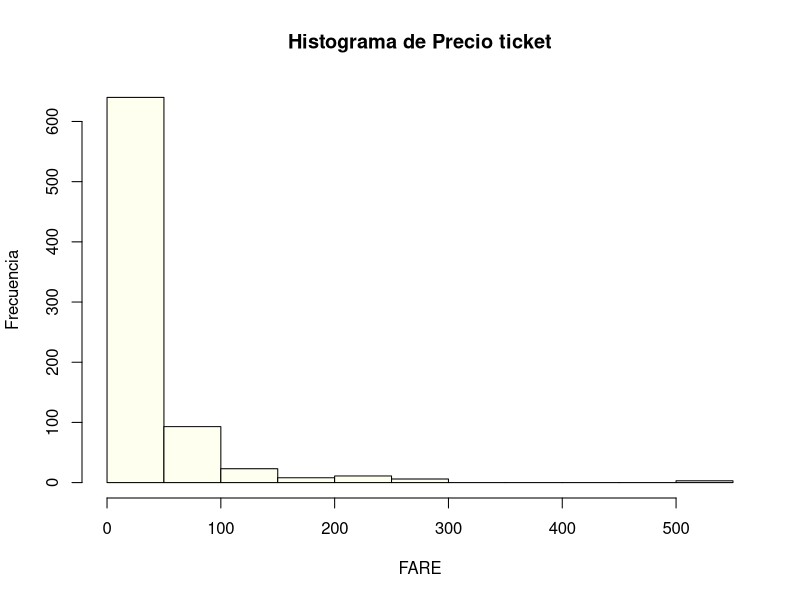
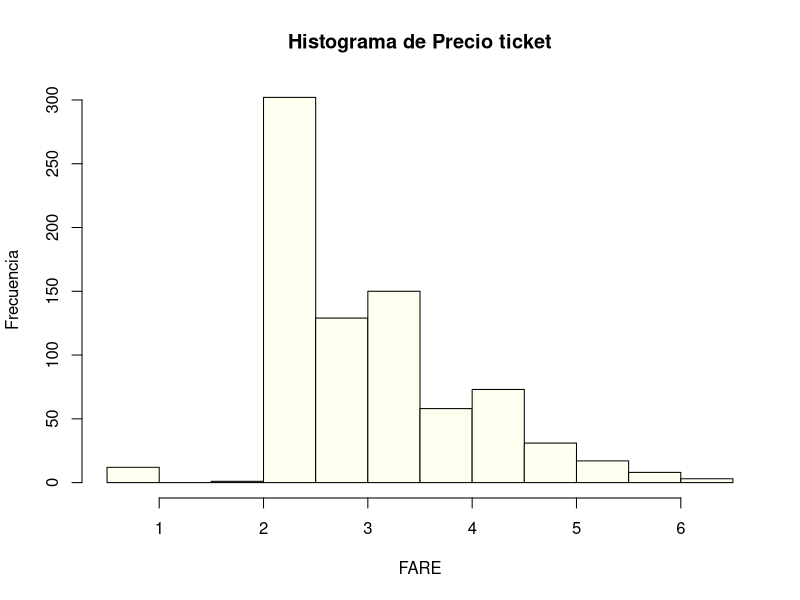
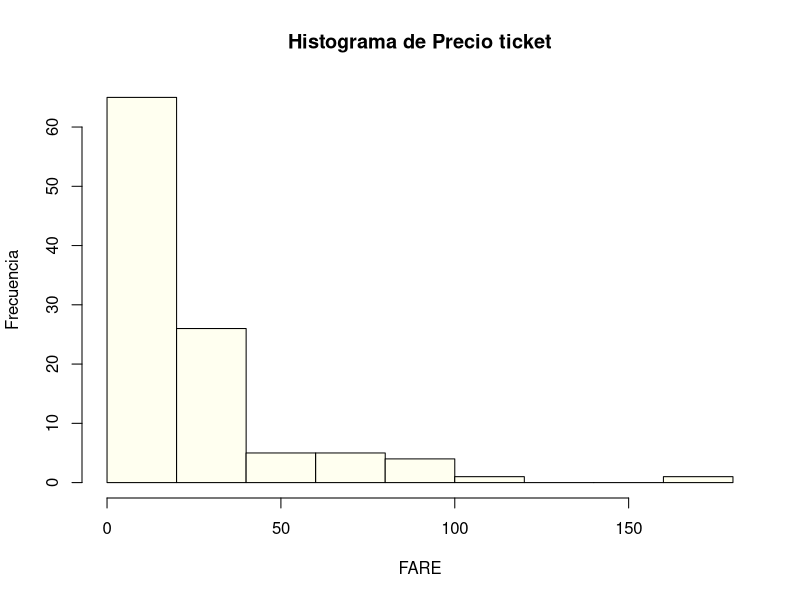
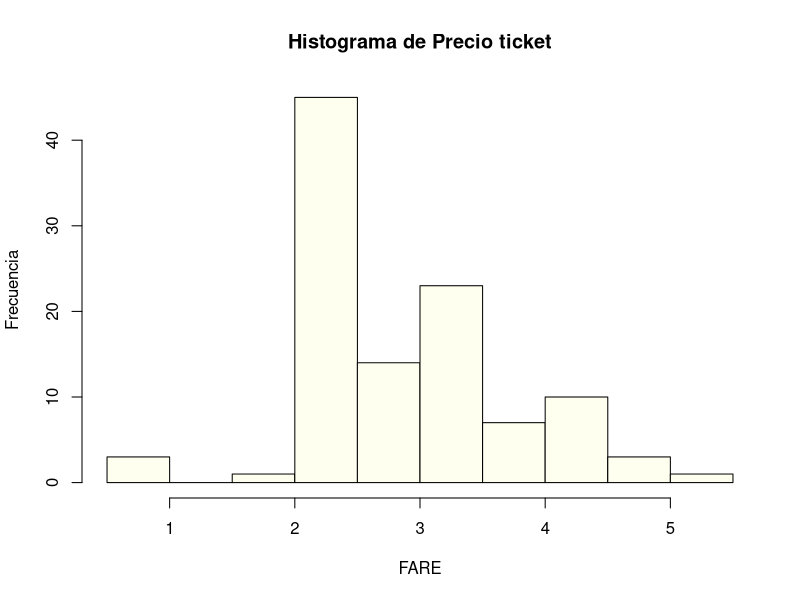

The R source for these figures, in order:
## ---- chunk 1
library(dplyr)
library(ggplot2)
library('corrplot')
library('RColorBrewer')
library(stringr)#para extraer los titulos relevantes de names
library(zoo)#la utilizo para la funcion na.approx() para interpolar los valores faltantes NA de la columna AGE
library(caTools)#la utilizo para la funcion sample.split dividir el cojunto de datos en entrenamiento y prueba
library(caret)

## ---- chunk 2
#importo el conjunto de datos
titanic_data <- read.csv("data_titanic_proyecto.csv")
titanic_data
## ---- chunk 3
summary(titanic_data)
## ---- chunk 4
#limpiar y transformar los datos
titanic_data$Embarked <- as.factor(titanic_data$Embarked)#transformar columna embarked en un factor(variable categorica)
titanic_data$passenger_class <- as.factor(titanic_data$passenger_class)
titanic_data$passenger_sex <- as.factor(titanic_data$passenger_sex)
titanic_data$passenger_survived <- as.integer(titanic_data$passenger_survived == "Y") #comparo cada valor de la columna passenger_survived con "Y" TRUE si valor es igual a "Y" y FALSE "N" con as.integer TRUE pasa a 1 y FALSE pasa a 0

## ---- chunk 5
#extraer los titulos de la columna Name y crear una nueva columna Titulos
titanic_data$Titulos <- str_extract(titanic_data$Name, "(Mrs|Mr|Miss|Master|Don|Dr|Rev|Mme|Ms|Major|Lady|Sir|Mlle|Col|Capt|the Countess)\\.")

#reemplazar valores NA (no coincidentes) con Otro
titanic_data$Titulos[is.na(titanic_data$Titulos)] <- "Otro"

#verificar los cambios realizados
head(titanic_data)
## ---- chunk 6
str(titanic_data)#con esto muestro la estructura interna del data frame
## ---- chunk 7
# creo un conjunto de datos sin columnas innecesarias
titanic_data_clean <- titanic_data %>% select(-Name, -Ticket, -Cabin)
titanic_data_clean
## ---- chunk 8
colSums(is.na(titanic_data_clean))
## ---- chunk 9
#contar la cantidad de valores NA en la columna Age por cada titulo
na_count_by_title <- aggregate(Age ~ Titulos, titanic_data_clean, FUN = function(x) sum(is.na(x)))

#contar cuantos titulos tienen al menos un valor NA en la columna Age
titles_with_na <- sum(na_count_by_title$Age > 0)

#imprimiendo el resultado
print(titles_with_na)

## ---- chunk 10
#creo variables dummy(convertir variables categoricas en variables numericas binarias ) para las variables categoricas
titanic_data_clean <- titanic_data_clean %>%
  mutate(Male = as.integer(passenger_sex == "M"),
         Female = as.integer(passenger_sex == "F"),
         AGE = as.integer(titanic_data_clean$Age),
         Class_Upper = as.integer(passenger_class == "Upper"),
         Class_Middle = as.integer(passenger_class == "Middle"),
         Class_Lower = as.integer(passenger_class == "Lower"),
         Embarked_S = as.integer(Embarked == "S"),
         Embarked_C = as.integer(Embarked == "C"),
         Embarked_Q = as.integer(Embarked == "Q"),
         Fare_i = as.integer(Fare)
         )
titanic_data_clean
## ---- chunk 11
#identificar el titulo que tiene valores NA en la columna AGE
na_titles <- unique(titanic_data_clean$Titulos[is.na(titanic_data_clean$AGE)])


for (title in na_titles) {
  average_age <- mean(titanic_data_clean$AGE[titanic_data_clean$Titulos == title & !is.na(titanic_data_clean$AGE)], na.rm = TRUE)
  titanic_data_clean$AGE[titanic_data_clean$Titulos == title & is.na(titanic_data_clean$AGE)] <- average_age
}

# Verificar que no haya valores faltantes en la columna AGE
summary(titanic_data_clean$AGE)
titanic_data_clean
## ---- chunk 12
#calcular la mediana de la edad para cada titulo
#mediana_edad_por_titulo <- titanic_data_clean %>%
 # group_by(Titulos) %>%
  #summarise(Mediana_Edad = median(AGE, na.rm = TRUE))

#unir la mediana de la edad por titulo al dataset original
#titanic_data_clean <- left_join(titanic_data_clean, mediana_edad_por_titulo, by = "Titulos")

#imputar los valores faltantes de la columna Age utilizando la mediana de la edad segun el titulo
#titanic_data_clean$AGE <- ifelse(is.na(titanic_data_clean$AGE), titanic_data_clean$Mediana_Edad, titanic_data_clean$AGE)

#eliminar la columna Mediana_Edad ya que no es necesaria
#titanic_data_clean <- titanic_data_clean %>%
 # select(-Mediana_Edad)

#verificar que no haya valores faltantes en la columna AGE
#summary(titanic_data_clean$AGE)
#titanic_data_clean
## ---- chunk 13
#definir una funcion para categorizar la edad
categorize_age <- function(age) {
  if (is.na(age)) {
    return(NA)
  } else if (age <= 2) {
    return("Infant")
  } else if (age <= 12) {
    return("Child")
  } else if (age <= 19) {
    return("Teenager")
  } else if (age <= 35) {
    return("Young Adult")
  } else if (age <= 65) {
    return("Adult")
  } else {
    return("Senior")
  }
}

#aplicar la funcion para categorizar la columna Age
titanic_data_clean <- titanic_data_clean %>%
  mutate(AgeCategory = sapply(AGE, categorize_age))

#convertir la nueva columna AgeCategory en un factor
titanic_data_clean$AgeCategory <- as.factor(titanic_data_clean$AgeCategory)
titanic_data_clean

#mostrar un resumen de la nueva columna AgeCategory
summary(titanic_data_clean$AgeCategory)

## ---- chunk 14

titanic_data_clean$AgeCategory <- factor(titanic_data_clean$AgeCategory, levels = c("Infant", "Child", "Teenager", "Young Adult", "Adult", "Senior"))

#convertir la columna AgeCategory en una columna numerica
titanic_data_clean$NumericAgeCategory <- as.integer(titanic_data_clean$AgeCategory)

#mostrar un resumen de la nueva columna NumericAgeCategory
summary(titanic_data_clean$NumericAgeCategory)
titanic_data_clean

## ---- chunk 15
# eliminar las variables originales categoricas
titanic_data_clean <- titanic_data_clean %>%
  select(-passenger_sex, -passenger_class, -Embarked,-Age, -AgeCategory,-AGE,-Fare)
titanic_data_clean
## ---- chunk 16
#aca aplico la interpolación lineal a la columna AGE
#titanic_data_clean$AGE <- na.approx(titanic_data_clean$AGE, na.rm = FALSE)

#redondeo la columna Age a 0 decimales
#titanic_data_clean$AGE <- round(titanic_data_clean$AGE, 0)

#titanic_data_clean
## ---- chunk 17
#titanic_data_clean$AGE <- as.integer(round(titanic_data_clean$AGE))

#mostrando un resumen de la columna AGE
#summary(titanic_data_clean$AGE)
#titanic_data_clean
## ---- chunk 18
#contando la cantidad de cada titulo de la columna Titulos
titulo_recuento <- table(titanic_data_clean$Titulos)

#imprimimiendo el recuento de cada titulo
print(titulo_recuento)
## ---- chunk 19
#convertir los titulos en factores
#obtener los niveles únicos de los titulos
titulos_unicos <- unique(titanic_data_clean$Titulos)

#convertir los titulos en factores utilizando los niveles unicos
titanic_data_clean$Titulos <- factor(titanic_data_clean$Titulos, levels = titulos_unicos)

#convertir los factores en numeros enteros
titanic_data_clean$Titulos <- as.integer(titanic_data_clean$Titulos)

#mostrar un resumen de la columna Titulos
summary(titanic_data_clean$Titulos)
titanic_data_clean
## ---- chunk 20
#
#Se grafica el histogra de Fare para ver como es la distribucion de la varaible Fare 
    
     hist(x = titanic_data_clean$Fare_i, main = "Histograma de Precio ticket", 
     xlab = "FARE", ylab = "Frecuencia",
     col = "ivory")
#como se puede apreciar esta variable tiene mucho sesgo a la derecha
## ---- chunk 21

#Se grafica el histogra de Fare para ver como es la distribucion de la varaible Fare 
    
     hist(x = log(titanic_data_clean$Fare_i+2), main = "Histograma de Precio ticket", 
     xlab = "FARE", ylab = "Frecuencia",
     col = "ivory")
# aplicando logaritmos naturales a los datos de la varaible se ve que mejora la distribucion

## ---- chunk 22

#se tranforman los datos aplicando logaritmo
log <- log(titanic_data_clean$Fare_i+2)#
titanic_data_clean$Fare_log <- log


titanic_data_clean

## ---- chunk 23
# dividir los datos en conjuntos de entrenamiento y validacion (60% - 40%)
set.seed(123) #establece una semilla para que la division sea reproducible

sample <- sample.split(titanic_data_clean$Titulos, SplitRatio = 0.9)
train_data  <- subset(titanic_data_clean, sample == TRUE)
validation_data   <- subset(titanic_data_clean, sample == FALSE)

#se muestra las dimensiones del conjunto de entrenamiento

dim(train_data)

#se muestra las dimensiones del conjunto de validacion
dim(validation_data)

## ---- chunk 24
train_data %>% 
  group_by(passenger_survived) %>% 
  summarise(numero_casos=n())
## ---- chunk 25
validation_data %>% 
  group_by(passenger_survived) %>% 
  summarise(numero_casos=n())
## ---- chunk 26
# entrenando el modelo de regresión logistica con el conjunto de entrenamiento
model <- glm(passenger_survived ~ ., data = train_data, family = "binomial")
summary(model)
## ---- chunk 27
#predecir la supervivencia utilizando el modelo entrenado en el conjunto de validacion
predictions <- predict(model, newdata = validation_data, type = "response")
predicted_survived <- ifelse(predictions > 0.5, "Y", "N")


#calcular la precision del modelo en el conjunto de validacion
accuracy <- sum(predicted_survived == validation_data$passenger_survived) / length(validation_data$passenger_survived)

accuracy
## ---- chunk 28
#funciones para calcular precision, recall y F1 score
precision <- function(matrix) {
	# True positive
    tp <- matrix[2, 2]
	# false positive
    fp <- matrix[1, 2]
    return (tp / (tp + fp))
}

recall <- function(matrix) {
# true positive
    tp <- matrix[2, 2]# false positive
    fn <- matrix[2, 1]
    return (tp / (tp + fn))
}
#creando una matriz de confusion
conf_matrix <- table(predicted_survived, validation_data$passenger_survived)

prec <- precision(conf_matrix)
prec
rec <- recall(conf_matrix)
rec
## ---- chunk 29
f1 <- 2 * ((prec * rec) / (prec + rec))
f1
## ---- chunk 30
#importo el conjunto de datos
evaluation_data <- read.csv("evaluation_dataset.csv")
evaluation_data
## ---- chunk 31
summary(evaluation_data)
## ---- chunk 32
#limpiar y transformar los datos
evaluation_data$Embarked <- as.factor(evaluation_data$Embarked)#transformar columna embarked en un factor(variable categorica)
evaluation_data$passenger_class <- as.factor(evaluation_data$passenger_class)
evaluation_data$passenger_sex <- as.factor(evaluation_data$passenger_sex)

## ---- chunk 33
#extraer los titulos de la columna Name y crear una nueva columna Titulos
evaluation_data$Titulos <- str_extract(evaluation_data$Name, "(Mrs|Mr|Miss|Master|Don|Dr|Rev|Mme|Ms|Major|Lady|Sir|Mlle|Col|Capt|the Countess|Jonkheer)\\.")

#reemplazar valores NA (no coincidentes) con Otro
evaluation_data$Titulos[is.na(evaluation_data$Titulos)] <- "Otro"

#verificar los cambios realizados
head(evaluation_data)
## ---- chunk 34
str(evaluation_data)#con esto muestro la estructura interna del data frame
## ---- chunk 35
# creo un conjunto de datos sin columnas innecesarias
evaluation_data_clean <- evaluation_data %>% select(-Name, -Ticket, -Cabin)
evaluation_data_clean
## ---- chunk 36
colSums(is.na(evaluation_data_clean))
## ---- chunk 37
#contar la cantidad de valores NA en la columna Age por cada titulo
na_count_by_title <- aggregate(Age ~ Titulos, evaluation_data_clean, FUN = function(x) sum(is.na(x)))

#contar cuantos titulos tienen al menos un valor NA en la columna Age
titles_with_na <- sum(na_count_by_title$Age > 0)

#imprimiendo el resultado
print(titles_with_na)
## ---- chunk 38
#creo variables dummy(convertir variables categoricas en variables numericas binarias ) para las variables categoricas
evaluation_data_clean <- evaluation_data_clean %>%
  mutate(Male = as.integer(passenger_sex == "M"),
         Female = as.integer(passenger_sex == "F"),
         AGE = as.integer(evaluation_data_clean$Age),
         Class_Upper = as.integer(passenger_class == "Upper"),
         Class_Middle = as.integer(passenger_class == "Middle"),
         Class_Lower = as.integer(passenger_class == "Lower"),
         Embarked_S = as.integer(Embarked == "S"),
         Embarked_C = as.integer(Embarked == "C"),
         Embarked_Q = as.integer(Embarked == "Q"),
         Fare_i = as.integer(Fare)
         )
evaluation_data_clean
## ---- chunk 39
#identificar el titulo que tiene valores NA en la columna AGE
na_titles <- unique(evaluation_data_clean$Titulos[is.na(evaluation_data_clean$AGE)])


for (title in na_titles) {
  average_age <- mean(evaluation_data_clean$AGE[evaluation_data_clean$Titulos == title & !is.na(evaluation_data_clean$AGE)], na.rm = TRUE)
  evaluation_data_clean$AGE[evaluation_data_clean$Titulos == title & is.na(evaluation_data_clean$AGE)] <- average_age
}

# Verificar que no haya valores faltantes en la columna AGE
summary(evaluation_data_clean$AGE)
evaluation_data_clean
## ---- chunk 40
#definir una funcion para categorizar la edad
categorize_age <- function(age) {
  if (is.na(age)) {
    return(NA)
  } else if (age <= 2) {
    return("Infant")
  } else if (age <= 12) {
    return("Child")
  } else if (age <= 19) {
    return("Teenager")
  } else if (age <= 35) {
    return("Young Adult")
  } else if (age <= 65) {
    return("Adult")
  } else {
    return("Senior")
  }
}

#aplicar la funcion para categorizar la columna Age
evaluation_data_clean <- evaluation_data_clean %>%
  mutate(AgeCategory = sapply(AGE, categorize_age))

#convertir la nueva columna AgeCategory en un factor
evaluation_data_clean$AgeCategory <- as.factor(evaluation_data_clean$AgeCategory)
evaluation_data_clean

#mostrar un resumen de la nueva columna AgeCategory
summary(evaluation_data_clean$AgeCategory)
## ---- chunk 41
evaluation_data_clean$AgeCategory <- factor(evaluation_data_clean$AgeCategory, levels = c("Infant", "Child", "Teenager", "Young Adult", "Adult", "Senior"))

#convertir la columna AgeCategory en una columna numerica
evaluation_data_clean$NumericAgeCategory <- as.integer(evaluation_data_clean$AgeCategory)

#mostrar un resumen de la nueva columna NumericAgeCategory
summary(evaluation_data_clean$NumericAgeCategory)
evaluation_data_clean
## ---- chunk 42
# eliminar las variables originales categoricas
evaluation_data_clean <- evaluation_data_clean %>%
  select(-passenger_sex, -passenger_class, -Embarked,-Age, -AgeCategory,-AGE,-Fare)
evaluation_data_clean
## ---- chunk 43
#contando la cantidad de cada titulo de la columna Titulos
titulo_recuento <- table(evaluation_data_clean$Titulos)

#imprimimiendo el recuento de cada titulo
print(titulo_recuento)
## ---- chunk 44
#convertir los titulos en factores
#obtener los niveles únicos de los titulos
titulos_unicos <- unique(evaluation_data_clean$Titulos)

#convertir los titulos en factores utilizando los niveles unicos
evaluation_data_clean$Titulos <- factor(evaluation_data_clean$Titulos, levels = titulos_unicos)

#convertir los factores en numeros enteros
evaluation_data_clean$Titulos <- as.integer(evaluation_data_clean$Titulos)

#mostrar un resumen de la columna Titulos
summary(evaluation_data_clean$Titulos)
evaluation_data_clean
## ---- chunk 45
#
#Se grafica el histogra de Fare para ver como es la distribucion de la varaible Fare 
    
     hist(x = evaluation_data_clean$Fare_i, main = "Histograma de Precio ticket", 
     xlab = "FARE", ylab = "Frecuencia",
     col = "ivory")
#como se puede apreciar esta variable tiene mucho sesgo a la derecha
## ---- chunk 46
#Se grafica el histogra de Fare para ver como es la distribucion de la varaible Fare 
    
     hist(x = log(evaluation_data_clean$Fare_i+2), main = "Histograma de Precio ticket", 
     xlab = "FARE", ylab = "Frecuencia",
     col = "ivory")
# aplicando logaritmos naturales a los datos de la varaible se ve que mejora la distribucion
## ---- chunk 47
#se tranforman los datos aplicando logaritmo
log <- log(evaluation_data_clean$Fare_i+2)#
evaluation_data_clean$Fare_log <- log


evaluation_data_clean
## ---- chunk 48
titanic <- rbind(train_data,validation_data)# se hace un solo dataset
titanic
## ---- chunk 49
# entrenando el modelo de regresión logistica con el conjunto de entrenamiento
model_test <- glm(passenger_survived ~ ., data = titanic, family = "binomial")
summary(model_test)
## ---- chunk 50
#predecir la supervivencia utilizando el modelo entrenado en el conjunto de validacion
predictions_test <- predict(model_test, newdata = evaluation_data_clean, type = "response")
predicted_survived_test <- ifelse(predictions_test > 0.5, "Y", "N")
predicted_survived_test

## ---- chunk 51
#se convierten los valores predecidos a valores de 0=N, 1=Y
passenger_survived <- as.integer(predicted_survived_test== "Y") #comparo cada valor de la columna passenger_survived con "Y" TRUE si valor es igual a "Y" y FALSE "N" con as.integer TRUE pasa a 1 y FALSE pasa a 0
passenger_survived
## ---- chunk 52
PassengerId <- evaluation_data_clean$PassengerId
predicciones_data <- cbind(PassengerId , passenger_survived ) 
predicciones_data

## ---- chunk 53
#en la variable predicciones_data estas las predicciones utilizo sep = "," para especificar un separador personalizado 
write.csv(predicciones_data, "predictions.csv", sep = ",", row.names = FALSE)
